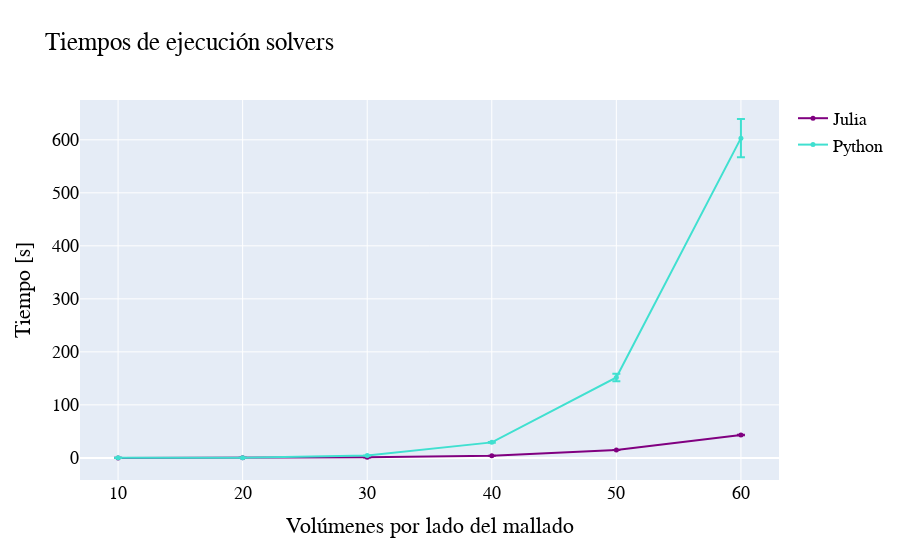

Write notebook code for a chart like this one.
### Markdown cell above
## Resultados de los solvers por defecto

### Code cell
fig = go.Figure()
fig.add_trace(go.Scatter(x=eqsystem_julia["volumenes"], y=eqsystem_julia[" media"], mode='lines+markers',
                         name="Julia", marker={"color":"purple", "size" : 5}, 
                         error_y=dict(
                                type='data',
                                array=eqsystem_julia[" desviacion_estandar"],
                                visible=True)))
fig.add_trace(go.Scatter(x=eqsystem_python["volumenes"], y=eqsystem_python[" media"], mode='lines+markers',
                         name="Python", marker={"color":"turquoise", "size" : 5}, line={"color":"turquoise"},
                         error_y=dict(
                                type='data',
                                array=eqsystem_python[" desviacion_estandar"],
                                visible=True)))


fig.update_layout(
    title="Tiempos de ejecución solvers",
    xaxis_title="Volúmenes por lado del mallado",
    yaxis_title="Tiempo [s]",
    font=dict(
        family="Courier New, monospace",
        size=18,
        color="Black"
    )
)

### Figure 1 — Plotly figure (JSON) as saved in the notebook; plotly's stock layout.template omitted (floating-point values rounded to 4 significant figures)
{"data": [{"error_y": {"array": [0.0001092, 0.06156, 0.1216, 0.08053, 0.07276, 0.4056], "type": "data", "visible": true}, "marker": {"color": "purple", "size": 5}, "mode": "lines+markers", "name": "Julia", "type": "scatter", "x": [10, 20, 30, 40, 50, 60], "y": [0.00759, 0.1653, 1.017, 4.051, 14.95, 43.16]}, {"error_y": {"array": [0.0006336, 0.00952, 0.2481, 0.5923, 7.031, 36.1], "type": "data", "visible": true}, "line": {"color": "turquoise"}, "marker": {"color": "turquoise", "size": 5}, "mode": "lines+markers", "name": "Python", "type": "scatter", "x": [10, 20, 30, 40, 50, 60], "y": [0.007879, 0.3017, 4.34, 29.26, 151.8, 603.2]}], "layout": {"font": {"color": "Black", "family": "Courier New, monospace", "size": 18}, "title": {"text": "Tiempos de ejecución solvers"}, "xaxis": {"title": {"text": "Volúmenes por lado del mallado"}}, "yaxis": {"title": {"text": "Tiempo [s]"}}}}
